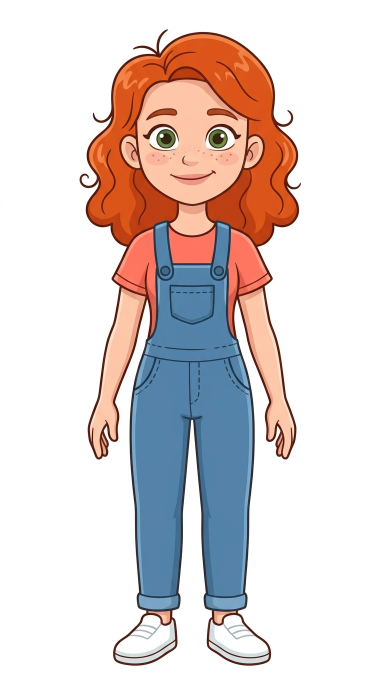
#> input picture cartoon2d/cast/molly/source.png, 768 x 1376 px (shown at 1/2 size)
$ python profile.py
#> lines starting #> are read from the running program, lines starting #| are printed output that depends on the picture; after the words box and inside, x2 and y2 are one past the last pixel; in counts of white or black regions, pixels touching at a corner belong together
#> further down, src is the input picture: PIL image 768x1376 RGB; mean R, G, B 222.4, 211.1, 209.1
### cartoon2d/rig.py
"""Cut one full-body cartoon picture (white background) into a 2D cut-out rig.

python3 cartoon2d/rig.py cartoon2d/cast/<name>       (reads source.png + spec.json, writes parts/*.png + rig.json + debug.png)

spec.json (all points in source.png pixels):
  neck [x, y]            head pivot; the head part is everything above `neck_y` (plus a small overlap)
  head_box [x0,y0,x1,y1] where the head is (hair included) - limits the head cut
  arms: {"sl": {...}, "sr": {...}}   sl = screen-left (the character's right arm), sr = screen-right
      poly  [[x,y],...]  loose outline around the whole arm + hand; only its shoulder edge must be exact
      shoulder [x,y]     pivot of the upper arm
      elbow [x,y]        pivot of the forearm
      sleeve [x,y]       colour sample for the shoulder cap; elbow_skin [x,y] for the elbow cap
  mouth {"c": [x,y], "w": px, "h": px}   the drawn mouth (replaced while talking)
  eyes [[cx,cy,rx,ry], ...]               the eye openings (covered for blinks)
  skin [x,y]   cheek colour sample; line [x,y] outline colour sample
  feet [x,y]   ground point (centre between the shoes)
"""
import json
import math
import sys
from pathlib import Path

import numpy as np
from PIL import Image, ImageDraw, ImageFilter

sys.path.insert(0, str(Path(__file__).resolve().parent))


def cutout(img, thresh=238):
    """White background -> alpha: flood from the border through near-white pixels, so white inside the character
    (eyes, socks, shoes) stays solid."""
#> called with thresh = 238
    a = np.asarray(img.convert("RGB")).astype(np.int16)
    h, w = a.shape[:2]
#> h = 1376; w = 768
    white = (a.min(2) >= thresh) & (a.max(2) - a.min(2) < 18)
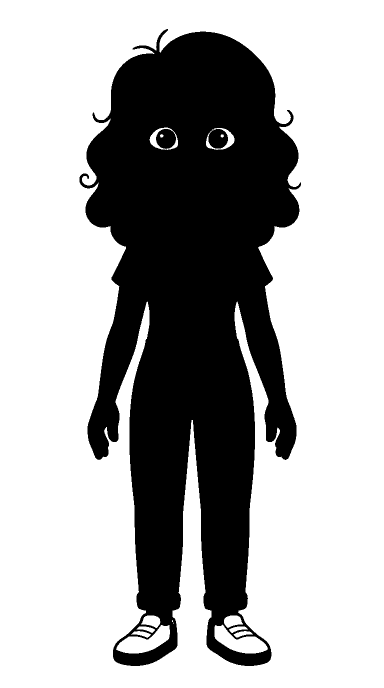
#> white: shape (1376, 768) bool (shown at 1/2 size); 67.1% white; 2 black regions, box (x1, y1, x2, y2) and area: (159, 58, 602, 1332) 346887, (312, 258, 352, 298) 1202
    bg = np.zeros((h, w), bool)
    seed = np.zeros((h, w), bool)
    seed[0, :] = seed[-1, :] = True
    seed[:, 0] = seed[:, -1] = True
    seed &= white
#> seed: shape (1376, 768) bool; 0.41% white in thin lines or dots
    bg |= seed
    # iterative flood fill on a numpy grid (fast enough for ~2k images: dilate within `white` until stable)
    while True:
        grown = bg.copy()
        grown[1:, :] |= bg[:-1, :]
        grown[:-1, :] |= bg[1:, :]
        grown[:, 1:] |= bg[:, :-1]
        grown[:, :-1] |= bg[:, 1:]
        grown &= white
        if (grown == bg).all():
            break
        bg = grown
#> grown: shape (1376, 768) bool; 66.1% white; 1 black region, box (x1, y1, x2, y2) and area: (159, 58, 602, 1332) 358127
    alpha = Image.fromarray(((~bg) * 255).astype(np.uint8))
    alpha = alpha.filter(ImageFilter.MinFilter(3)).filter(ImageFilter.GaussianBlur(0.8))   # trim the white halo, soft edge
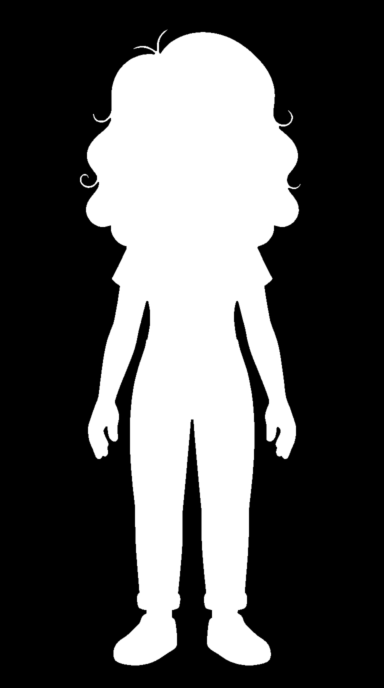
#> alpha: PIL image 768x1376 L (shown at 1/2 size); min 0, max 255, mean 84.6
    out = img.convert("RGBA")
    out.putalpha(alpha)
    return out


# [25 lines left out: functions _box, bleed, poly_mask, not called in this run]


def side_of(p, a, b):
    """>0 on one side of line a->b for each pixel grid point p (h,w,2)."""
    return (b[0] - a[0]) * (p[..., 1] - a[1]) - (b[1] - a[1]) * (p[..., 0] - a[0])


# [41 lines left out: functions crop_part, width_at, mid_at, not called in this run]


def sample(img, p, r=3):
    a = np.asarray(img.convert("RGB"))[int(p[1]) - r:int(p[1]) + r + 1, int(p[0]) - r:int(p[0]) + r + 1]
    return tuple(int(v) for v in np.median(a.reshape(-1, 3), 0))


# [263 lines left out: functions runs, cut_legs, fade_bottom, build, not called in this run]


# [2 lines that do not run on import are left out]

### cartoon2d/brand/profile.py
"""Channel profile picture: Ms Molly head-and-shoulders on a sunny rainbow disc, 800x800 PNG (YouTube shows it as a circle).

python3 cartoon2d/brand/profile.py
"""
import math
import sys
from pathlib import Path

from PIL import Image, ImageDraw, ImageFilter

ROOT = Path(__file__).resolve().parents[2]
sys.path.insert(0, str(ROOT / "cartoon2d"))
import rig  # noqa: E402

S = 800
src = Image.open(ROOT / "cartoon2d/cast/molly/source.png").convert("RGB")
cut = rig.cutout(src)
bust = cut.crop((95, 25, 675, 605))                       # hair top to chest, the whole curly hair inside
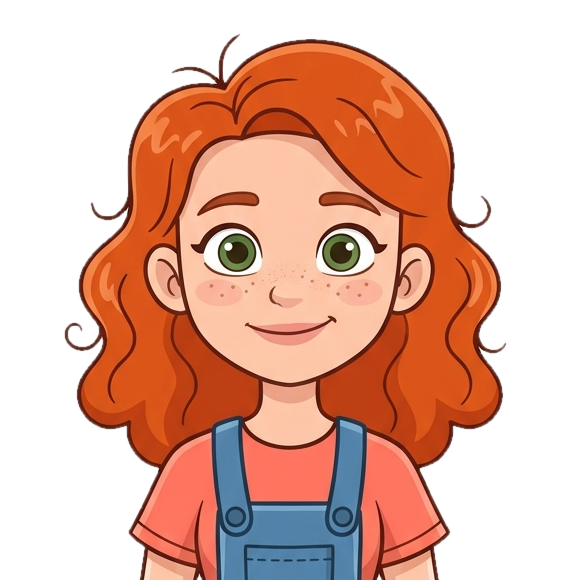
#> bust: PIL image 580x580 RGBA; mean R, G, B, A 224.4, 179.2, 162.8, 134; transparent parts drawn white
for name, ring in (("profile_molly", True), ("profile_molly_plain", False)):
    im = Image.new("RGBA", (S, S), (0, 0, 0, 0))
    d = ImageDraw.Draw(im)
    d.ellipse([0, 0, S - 1, S - 1], fill=(255, 236, 160, 255))
    if ring:                                               # rainbow rings behind her, like the playroom mural
        cols = [(255, 99, 99), (255, 165, 60), (255, 222, 70), (110, 205, 110), (90, 160, 245), (170, 120, 230)]
        for i, c in enumerate(cols):
            r = S * 0.47 - i * 22
            d.arc([S / 2 - r, S * 0.62 - r, S / 2 + r, S * 0.62 + r], 180, 360, fill=c + (255,), width=22)
        d.ellipse([S * 0.16, S * 0.20, S * 0.33, S * 0.29], fill=(255, 255, 255, 255))     # two little clouds
        d.ellipse([S * 0.66, S * 0.15, S * 0.83, S * 0.24], fill=(255, 255, 255, 255))
    b = bust.resize((int(S * 0.86), int(S * 0.86)), Image.LANCZOS)
    sh = Image.new("RGBA", b.size, (0, 0, 0, 0))
    sh.putalpha(b.getchannel("A").point(lambda v: v * 0.25))
    im.alpha_composite(sh.filter(ImageFilter.GaussianBlur(10)), (int(S * 0.07) + 8, int(S * 0.16) + 12))
    im.alpha_composite(b, (int(S * 0.07), int(S * 0.16)))
    mask = Image.new("L", (S, S), 0)
    ImageDraw.Draw(mask).ellipse([0, 0, S - 1, S - 1], fill=255)
    out = Image.new("RGBA", (S, S), (0, 0, 0, 0))
    out.paste(im, (0, 0), mask)
    d2 = ImageDraw.Draw(out)
    d2.ellipse([6, 6, S - 7, S - 7], outline=(255, 255, 255, 255), width=12)
    p = ROOT / "cartoon2d/brand" / f"{name}.png"
    out.save(p)
    print("PROFILE", p)
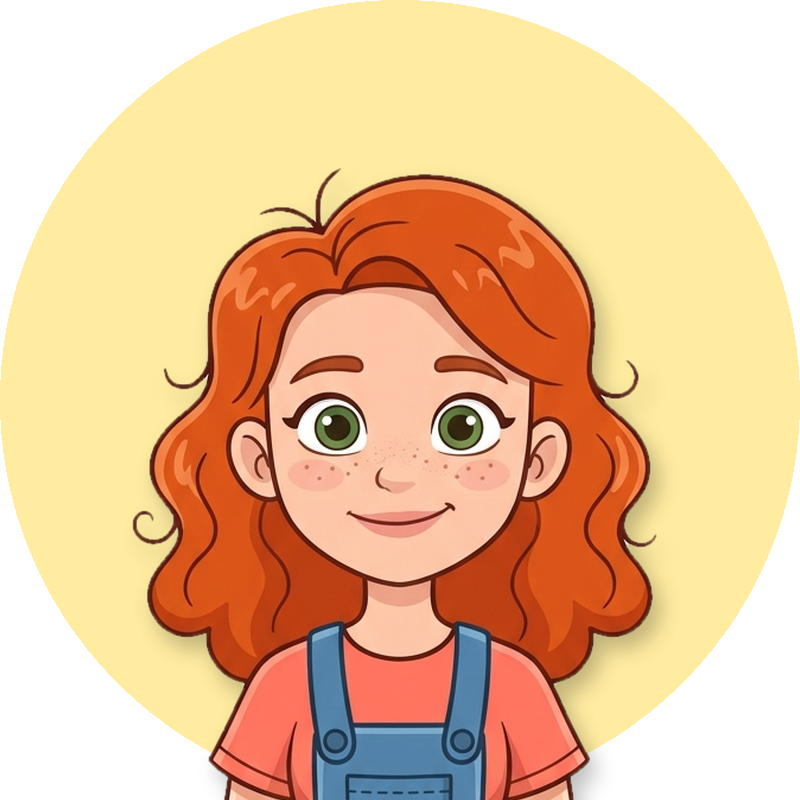
#> im: PIL image 800x800 RGBA; mean R, G, B, A 180.4, 139.5, 96.3, 202.2; transparent parts drawn white
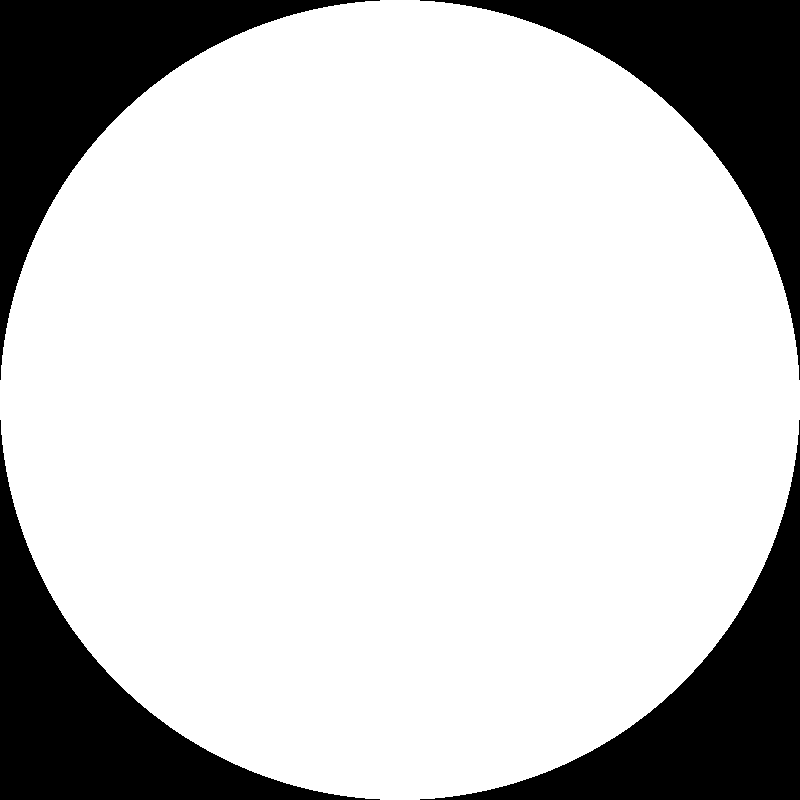
#> mask: PIL image 800x800 L; 78.5% white; 4 black regions, box (x1, y1, x2, y2) and area: (0, 0, 380, 380) 34365, (420, 0, 800, 380) 34365, (0, 420, 380, 800) 34365, (420, 420, 800, 800) 34365
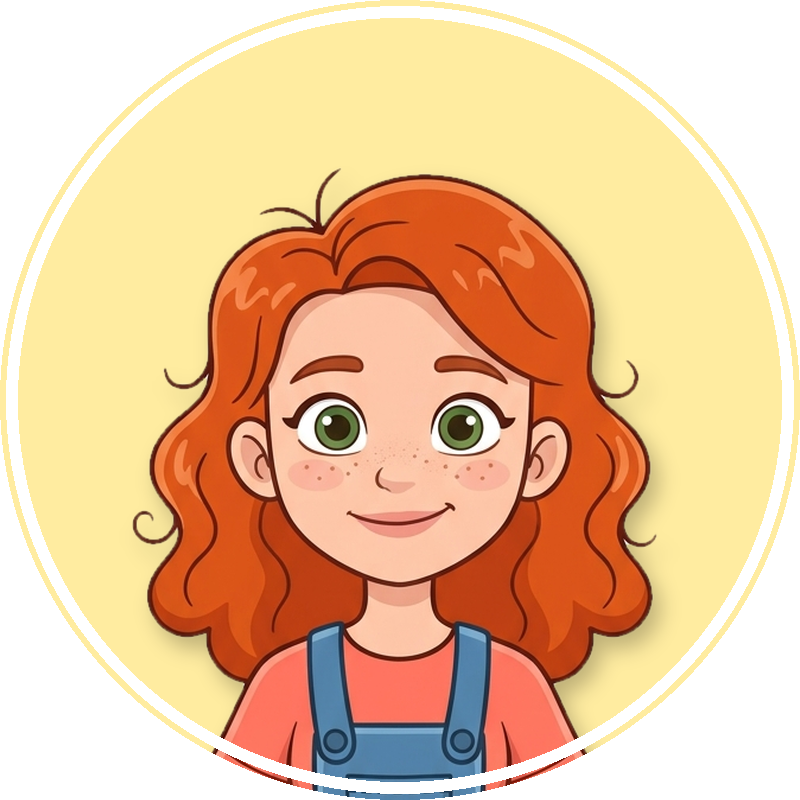
#> out: PIL image 800x800 RGBA; mean R, G, B, A 179.7, 140.5, 100.2, 200.2; transparent parts drawn white
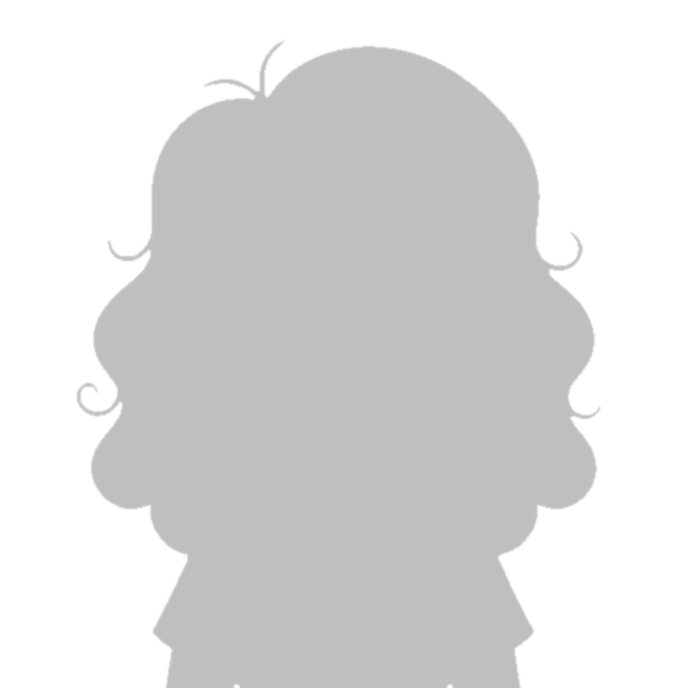
#> sh: PIL image 688x688 RGBA; mean R, G, B, A 0, 0, 0, 33.6; transparent parts drawn white
